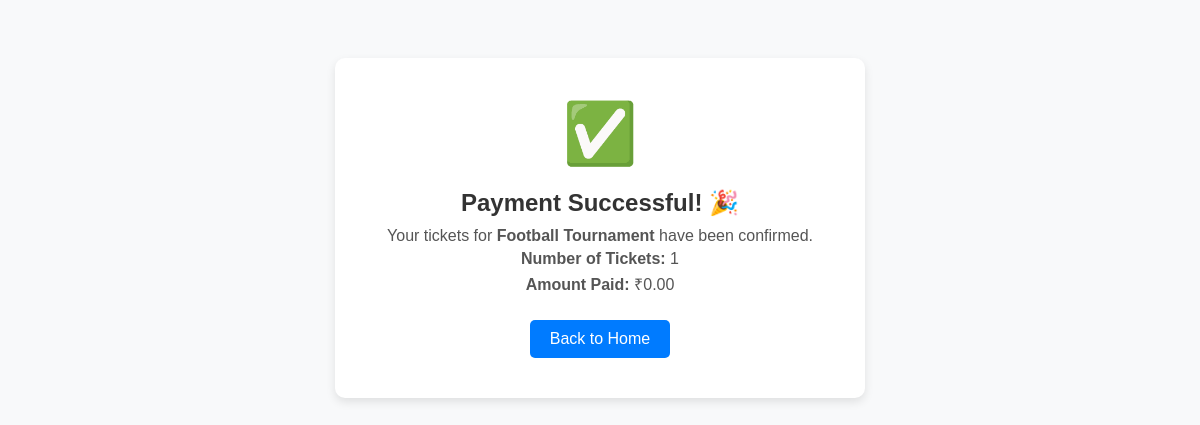
The app's page /payment-success/ with its own data.
### app/models.py (models this page shows, shortened)
class TicketPurchase(models.Model):
    fan = models.ForeignKey(FanRegister, on_delete=models.CASCADE)
    event = models.ForeignKey(EventTickets, on_delete=models.CASCADE)
    purchase_date = models.DateTimeField(auto_now_add=True)
    number_of_tickets = models.PositiveIntegerField()
    amount = models.DecimalField(max_digits=10, decimal_places=2, default=0.00)
    razorpay_order_id = models.CharField(max_length=255, blank=True, null=True)
    payment_status = models.CharField(max_length=20, choices=[("Pending", "Pending"), ("Paid", "Paid")], default="Pending")

class EventTickets(models.Model):
    publisher = models.ForeignKey(PublisherRegister, on_delete=models.CASCADE, related_name='events')  # Linking event to a publisher
    title = models.CharField(max_length=255)
    description = models.TextField()
    date = models.DateField()
    location = models.CharField(max_length=255)
    price = models.DecimalField(max_digits=10, decimal_places=2)

### app/views.py (the view)
# urls.py: path("payment-success/", views.payment_success, name="payment_success"),
@csrf_exempt
def payment_success(request):
    order_id = request.GET.get("order_id")
    ticket_purchase = TicketPurchase.objects.filter(razorpay_order_id=order_id).first()
    if ticket_purchase:
        ticket_purchase.payment_status = "Paid"
        ticket_purchase.save()
    return render(request, "bookers/success.html", {"ticket": ticket_purchase})

### templates/bookers/success.html (shortened to what this page needs)
<!DOCTYPE html>
<html lang="en">
<head>
</head>
<body>
    <div class="container">
        <div class="success-icon">✅</div>
        <h2>Payment Successful! 🎉</h2>
        <p>Your tickets for <strong>{{ ticket.event.title }}</strong> have been confirmed.</p>
        <p><strong>Number of Tickets:</strong> {{ ticket.number_of_tickets }}</p>
        <p><strong>Amount Paid:</strong> ₹{{ ticket.amount }}</p>
        <a href="/fanshome" class="btn">Back to Home</a>
    </div>
</body>
</html>

### templates/bookers/success.html (style rules this page uses)
body { font-family: Arial, sans-serif; background-color: #f8f9fa; text-align: center; padding: 50px; }
.container { background: #ffffff; padding: 40px; max-width: 450px; margin: auto; box-shadow: 0px 4px 10px rgba(0, 0, 0, 0.1); border-radius: 10px; }
.success-icon { font-size: 60px; color: #28a745; margin-bottom: 10px; }
h2 { color: #333; margin-bottom: 10px; }
p { font-size: 16px; color: #555; margin: 5px 0; }
.btn { display: inline-block; margin-top: 20px; text-decoration: none; background-color: #007bff; color: white; padding: 10px 20px; border-radius: 5px; transition: background 0.3s ease-in-out; }

### records on screen
TicketPurchase: event "Football Tournament", number_of_tickets "1", amount "0.00"
